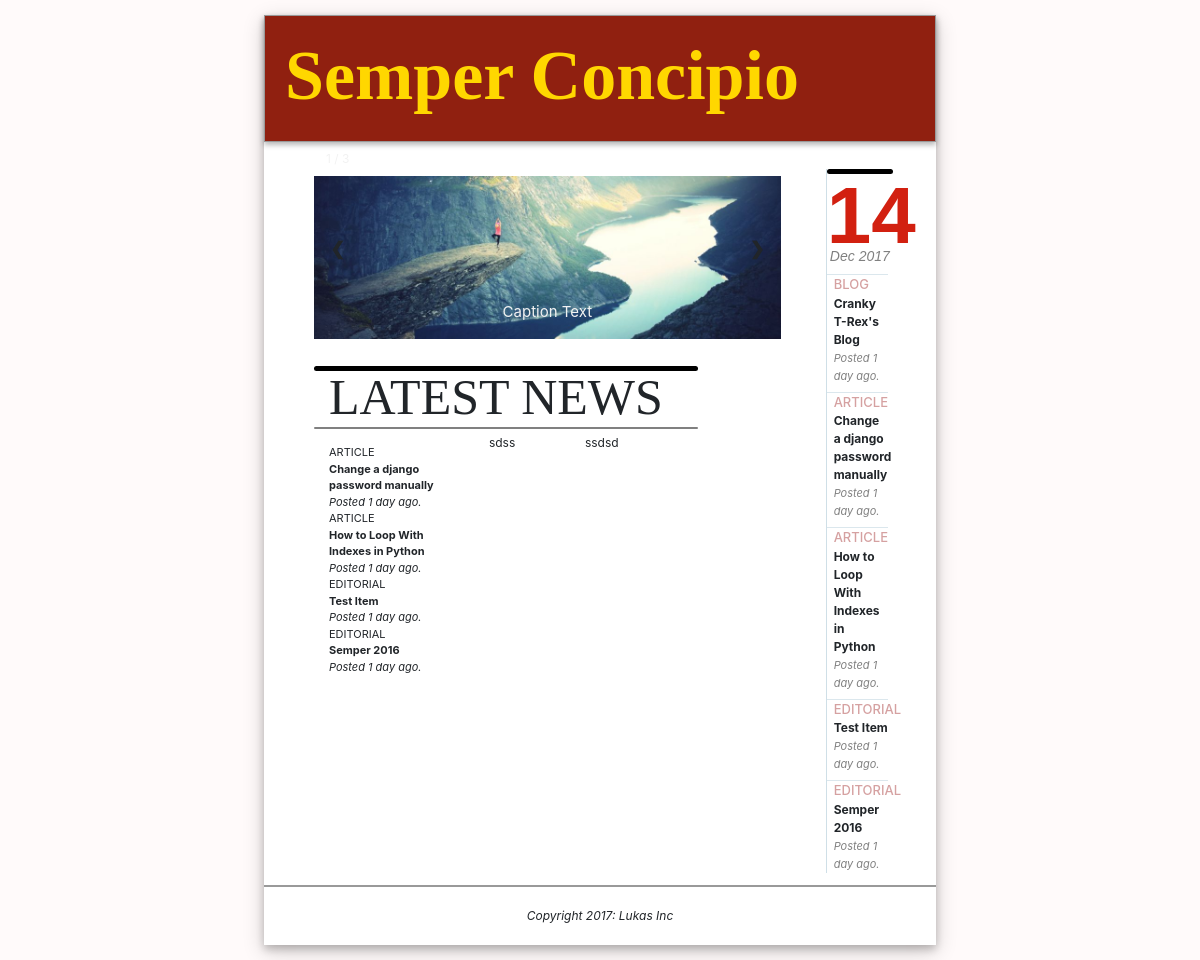
Before: / with the older database file.
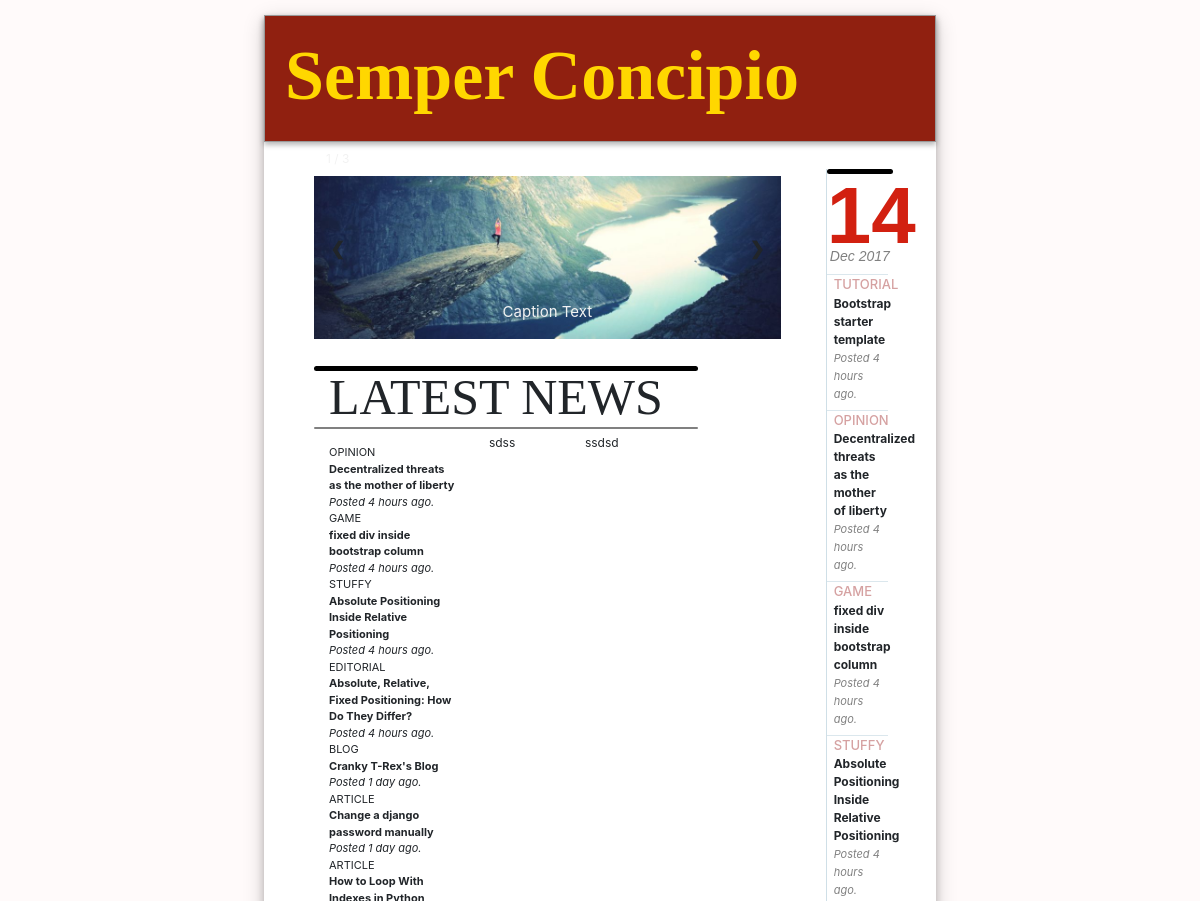
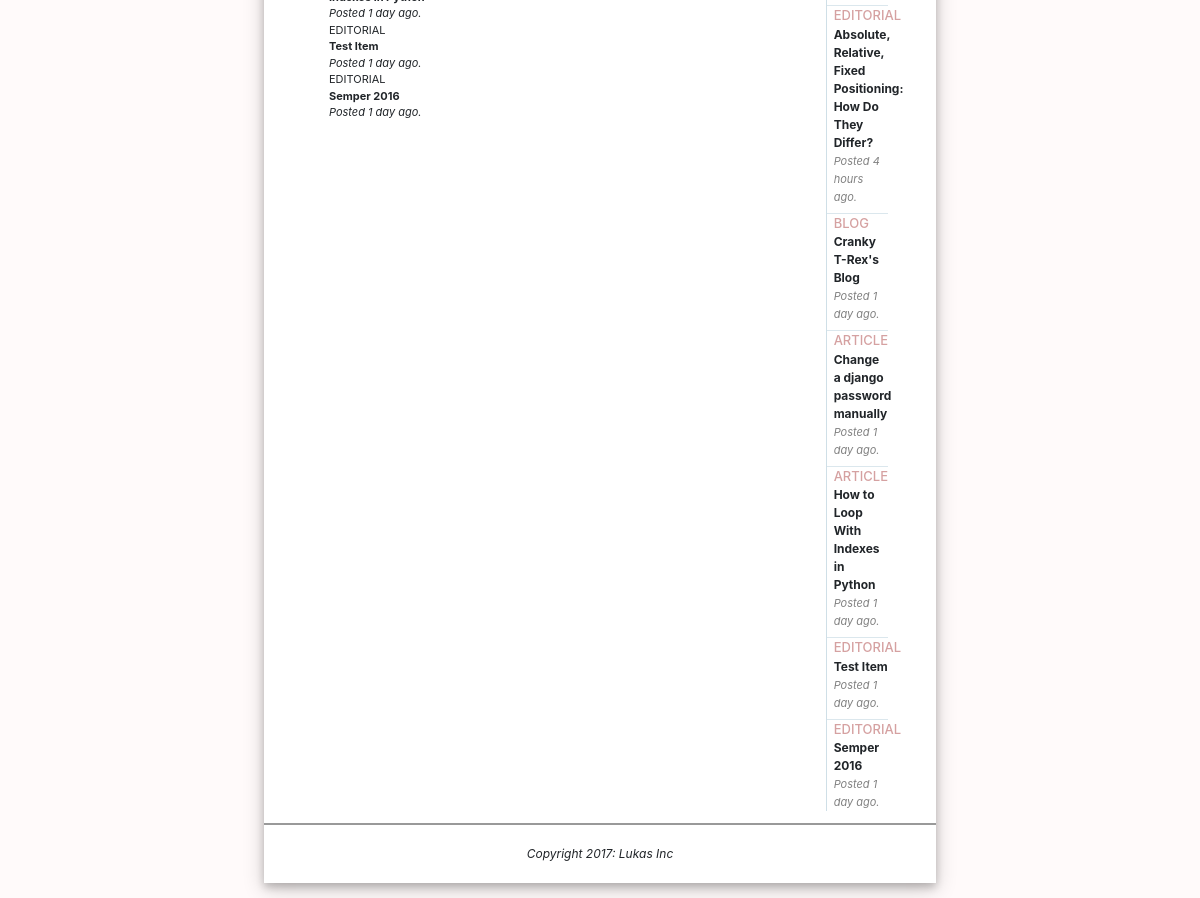
After: the same page with the newer database file (2 pictures, top to bottom).
### SemperNewsApp/models.py (models this page shows, shortened)
class NewsItem(models.Model):
    title = models.CharField(max_length=255)
    type = models.CharField(max_length=30)
    article = models.TextField()
    created_at = models.DateTimeField(auto_now_add=True)
    updated_at = models.DateTimeField(auto_now=True)
    thumbnail_path = models.CharField(max_length=255,default='' )
    timeDiff = ''

### SemperNewsApp/views.py (the view)
# urls.py: url(r'^$',indexPage),
def indexPage(request):
    newsItems = NewsItem.objects.all().order_by('-created_at')[:20]
    featuredItems = FeaturedItem.objects.all()[:2]
    for i in range(len(newsItems)):
        td = timezone.now() - newsItems[i].created_at
        if td.days > 0:
            if td.days == 1:
                newsItems[i].timeDiff = str(td.days) + " day"
            else:
                newsItems[i].timeDiff = str(td.days) + " days"
        elif td.seconds >= 3600:
            if floor(td.seconds/3600) == 1:
                newsItems[i].timeDiff = str(floor(td.seconds/3600)) + " hour"
            else:
                newsItems[i].timeDiff = str(floor(td.seconds/3600)) + " hours"
        elif td.seconds > 60:
            if floor(td.seconds/60) == 1:
                newsItems[i].timeDiff = str(floor(td.seconds/60)) + " minute"
            else:
                newsItems[i].timeDiff = str(floor(td.seconds/60)) + " minutes"
        else:
            if floor(td.seconds) == 1:
                newsItems[i].timeDiff = str(td.seconds) + " second"
            else:
                newsItems[i].timeDiff = str(td.seconds) + " seconds"
    return render(request, 'index.html', {'currentDay' : timezone.now().strftime("%m"),
                                          'currentMonth' : timezone.now().strftime("%m"),
                                          'currentYear' : timezone.now().strftime("%m"),
                                          'newsItems' : newsItems,
                                          'featuredItems' : featuredItems})

### SemperNewsApp/templates/index.html (shortened to what this page needs)
{% extends "base.html" %}
    {% block content %}
                        <div class="container">
                            <div class="row">
                                <div class="col-lg">
                                    <div id = "slideshow_section">
                                        <div class="mySlides">
                                            <div class="numbertext">1 / 3</div>
                                            <img src="static/img1.jpg" style="width:100%">
                                            <div class="text">Caption Text</div>
                                        </div>
                                        <a class="prev" onclick="plusSlides(-1)">&#10094;</a>
                                        <a class="next" onclick="plusSlides(1)">&#10095;</a>
                                    </div>
                                </div>
                            </div>
                            <div class="row">
                                <div class="col-10">
                                    <div class="container">
                                        <div class="row" id = "newsheader">
                                            <div class="col-md">
                                                <h1>LATEST NEWS </h1>
                                            </div>
                                        </div>
                                        <div class="row">
                                            <div class="col-md-5" >
                                                 <ul id = "newssummarycol1" style="list-style:none">
                                                         {% for newsItem in newsItems|slice:"1:10" %}
                                                            <li>
                                                                <span>{{ newsItem.type | upper }}</span><br/>
                                                                <b>{{ newsItem.title }}</b><br/>
                                                                <em>Posted {{ newsItem.timeDiff }} ago. </em><br/>
                                                            </li>
                                                        {% endfor %}
                                                 </ul>
                                            </div>
                                            <div class="col-md-3">
                                                sdss
                                            </div>
                                            <div class="col-md-3">
                                                ssdsd
                                            </div>
                                        </div>
                                    </div>
                                </div>
                            </div>
                        </div>
    {% endblock %}

### SemperNewsApp/templates/base.html (shortened to what this page needs)
<!DOCTYPE html>
<html>
<head lang="en">
    <link rel="stylesheet" href = "static/css/bootstrap.min.css"/>
    <link rel="stylesheet" href = "static/css/bootstrap-grid.min.css"/>
    <link rel="stylesheet" href = "static/css/bootstrap-reboot.min.css"/>
        <link rel="stylesheet" href = "static/css/blockmodel.css"/>
</head>
<body id="main_body">
<div  id = "wrapper">
    <div class="container-fluid" id = "main_page">
        <div class="row" style="">
            <div class="col-12"  id ="menuwrapper" data-spy="affix" data-offset-top="10">
                <header id = "main_header" style="">
                            <h1 id = "main_title">Semper Concipio</h1>
                    </header>
            </div>
        </div>
        <div class="row" style="margin-left:5px;margin-right:5px">
                        <div class="col-xl-10 col-lg-12">
                            {% block content %}
                            {% endblock %}
                        </div>
                        <div class="col-2 hidden-sm hidden-xs hidden-md" style="">
                                        <aside id = "newssummary" style="">
                                          <header>
                                                <h1 id = "newssummaryheader">{% now "d" %}</h1>
                                                <p id = "newssummarysubtitle">{% now "M" %} {% now "Y" %}</p>
                                            </header>
                                            <ul id = "newssummarylist" >
                                                        {% for newsItem in newsItems|slice:"0:10" %}
                                                            <li class="newssummarylistitem">
                                                                <span>{{ newsItem.type | upper }}</span><br/>
                                                                <b>{{ newsItem.title }}</b><br/>
                                                                <em>Posted {{ newsItem.timeDiff }} ago. </em><br/>
                                                            </li>
                                                        {% endfor %}
                                            </ul>
                                        </aside>
                        </div>
        </div>
        <div class="row" >
             <div id = "main_footer" class="col-12">
                  <em> Copyright 2017: Lukas Inc</em>
             </div>
        </div>
    </div>
</div>
</body>
</html>

Changed rows visible on the page:
added NewsItem: type "OPINION", title "Decentralized threats as the mother of liberty", timeDiff "4 hours"
added NewsItem: type "GAME", title "fixed div inside bootstrap column", timeDiff "4 hours"
added NewsItem: type "STUFFY", title "Absolute Positioning Inside Relative Positioning", timeDiff "4 hours"
added NewsItem: type "EDITORIAL", title "Absolute, Relative, Fixed Positioning: How Do They Differ?", timeDiff "4 hours"
now on one of the page's lists (row unchanged): NewsItem: type "BLOG", title "Cranky T-Rex's Blog", timeDiff "1 day"
added NewsItem: type "TUTORIAL", title "Bootstrap starter template", timeDiff "4 hours", shown under "14"
